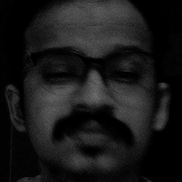
#> input picture Video-Auth-P2/my-image.png, 182 x 182 px, given in place of the camera
$ python camshot.py
#> lines starting #> are read from the running program, lines starting #| are printed output that depends on the picture
import cv2
import numpy as np
import os
# /Users/Syed/UNT/SPRING2021/5214/vandana/Video-Auth-P2/
# Load HAAR face classifier
face_classifier = cv2.CascadeClassifier(cv2.data.haarcascades + 'haarcascade_frontalface_default.xml')

# Load functions
def face_extractor(img):
    # Function detects faces and returns the cropped face
    # If no face detected, it returns the input image

    gray = cv2.cvtColor(img,cv2.COLOR_RGBA2RGB)
    faces = face_classifier.detectMultiScale(img, 1.3, 5)

    if faces is ():
        return None

    # Crop all faces found
    for (x,y,w,h) in faces:
        cropped_face = img[y:y+h, x:x+w]

    return cropped_face

# Initialize Webcam
cap = cv2.VideoCapture(0)
count = 0

new_dir ="test"
parent_dir = "/Users/Syed/UNT/SPRING2021/5214/vandana/Video-Auth-P2/images/"
new_path = os.path.join(parent_dir, new_dir)
os.mkdir(new_path)

# Collect 100 samples of your face from webcam input
while True:

    ret, frame = cap.read()
#> frame is the input picture: shape (182, 182, 3); min 0, max 109, mean 24.9
    if face_extractor(frame) is not None:
#> in face_extractor, `faces = face_classifier.detectMultiScale(img, 1.3, 5)`: faces = [[16, 16, 151, 151]]
#> the loop in face_extractor, `for (x,y,w,h) in faces:` made 1 pass
#> pass 1, in face_extractor, `cropped_face = img[y:y+h, x:x+w]`:
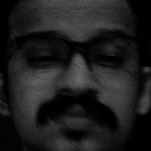
#> cropped_face: shape (151, 151, 3); min 0, max 109, mean 30.5
        count += 1
#> count = 1
        face = cv2.resize(face_extractor(frame), (400, 400))
#> the loop in face_extractor (call 2), `for (x,y,w,h) in faces:` made 1 pass
        face = cv2.cvtColor(face_extractor(frame), cv2.COLOR_RGBA2RGB )


        # Save file in specified directory with unique name
        file_name = 'train' + str(count) + '.jpg'
#> file_name = 'train1.jpg'

        # cv2.imwrite(file_name, face)

        cv2.imwrite(os.path.join(new_path ,file_name), face)
        # Put count on images and display live count
        cv2.putText(face, str(count), (200, 200), cv2.FONT_HERSHEY_COMPLEX, 1, (0,255,0), 2)
        cv2.imshow('Face Cropper', face)

    else:
        print("Face not found")
        pass

    if count == 10 : #13 is the Enter Key
        break

cap.release()
cv2.destroyAllWindows()
print("Collecting Samples Complete")
